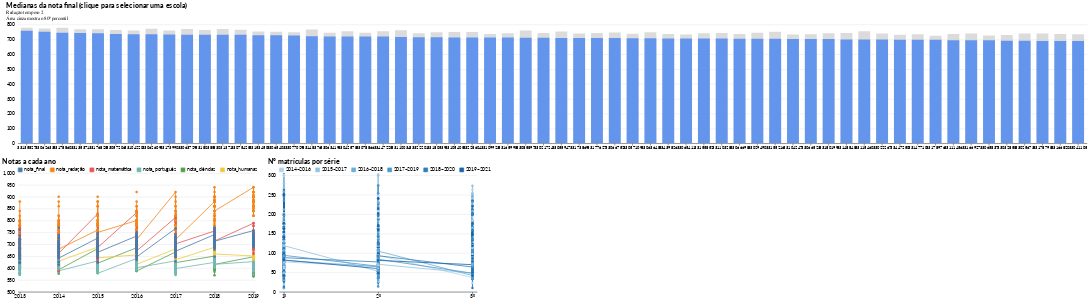

The code cell stored with this chart in its notebook:
### Code cell
brush = alt.selection_single(fields=['id_escola'],)


base = alt.Chart(df_enem2, title=alt.TitleParams("Medianas da nota final (clique para selecionar uma escola)", subtitle=["Redação tem peso 2", "Área cinza mostra o 80º percentil"]))

median = (base.mark_bar(size=30, color='cornflowerblue')
          .encode(x=alt.X("id_escola:N", sort=alt.SortField("rank"), axis=alt.Axis(labelFontSize=10)), 
                  y=alt.Y("nota_final:Q", axis=alt.Axis(title=None)), 
                  tooltip=['nota_final', 'nota_final_perc80', 'rank', 'id_escola'],
                  opacity=alt.condition(brush, alt.value(1), alt.value(.6)))
 
).add_selection(brush)

perc80 = (base.mark_bar(size=30,  color='lightgray', opacity=.8)
          .encode(x=alt.X("id_escola:N", sort=alt.SortField("rank")), 
                  y="nota_final_perc80:Q")
 
)
#alt.data_transformers.enable(max_rows=None)

materias = (alt.Chart(df_notas_melt)
           .mark_line(point=True)
           .encode(
                x=alt.X("Ano:O", scale=alt.Scale(padding=0.05)),
                y=alt.Y("Nota", scale=alt.Scale(domain=[500, 1000]), axis=alt.Axis(title=None)),
                color=alt.Color("Matéria",legend=alt.Legend(orient='top'), scale=alt.Scale(scheme="tableau10"), 
                                sort=['nota_final', 'nota_redação', 'nota_matemática', 'nota_português', 'nota_ciências','nota_humanas']),
                tooltip=["Matéria", "Nota","Ano"]
                )
            #.transform_filter(alt.FieldEqualPredicate(field="id_escola", equal=CO_SAO_BENTO))
            .transform_filter(brush)
            .properties(
                width=600, title="Notas a cada ano"
            )
           )

nalunos = (alt.Chart(df_medio_alunos2)
           .mark_line(point=True)
           .encode(
              x=alt.X("Série:O", scale=alt.Scale(domain=['1º', '2º', '3º'], padding=0.05)),
              y=alt.Y("num_matriculas:Q", axis=alt.Axis(title=None), scale=alt.Scale(domain=[0,306])),
              color=alt.Color("Período:O", scale=alt.Scale(scheme='blues'), legend=alt.Legend(orient='top')), 
              tooltip=('Período', "Série", "num_matriculas")
            ).transform_filter(brush)
         ).properties(width=500, title="Nº matrículas por série")

alt.vconcat( 
    (perc80 + median).properties(width=alt.Step(45)).interactive(),
    (materias.interactive() | nalunos.interactive()).resolve_scale(color='independent')
).configure_point(size=40)

### Figure 1 — Vega-Lite specification as saved in the notebook (floating-point values rounded to 4 significant figures; data arrays with more than 128 entries replaced by an {"elided": "..."} marker saying what was removed)
{"width": 685, "height": 380, "config": {"title": {"anchor": "start", "fontSize": 18, "font": "Lato", "fontColor": "#000000"}, "axisX": {"domain": true, "domainColor": "#000000", "domainWidth": 1, "grid": false, "labelFontSize": 12, "labelFont": "Lato", "labelAngle": 0, "tickColor": "#000000", "tickSize": 5, "titleFontSize": 12, "titlePadding": 10, "titleFont": "Lato", "title": ""}, "axisY": {"domain": false, "grid": true, "gridColor": "#DEDDDD", "gridWidth": 1, "labelFontSize": 12, "labelFont": "Lato", "labelPadding": 8, "ticks": false, "titleFontSize": 12, "titlePadding": 10, "titleFont": "Lato", "titleAngle": 0, "titleY": -10, "titleX": 18}, "background": "#FFFFFF", "legend": {"labelFontSize": 12, "labelFont": "Lato", "symbolSize": 100, "symbolType": "square", "titleFontSize": 12, "titlePadding": 10, "titleFont": "Lato", "title": "", "orient": "top-left", "offset": 0}, "view": {"stroke": "transparent"}, "range": {"category": ["#1696d2", "#d2d2d2", "#000000", "#fdbf11", "#ec008b", "#55b748", "#5c5859", "#db2b27"], "diverging": ["#cfe8f3", "#a2d4ec", "#73bfe2", "#46abdb", "#1696d2", "#12719e"]}, "area": {"fill": "#1696d2"}, "line": {"color": "#1696d2", "stroke": "#1696d2", "strokewidth": 5}, "trail": {"color": "#1696d2", "stroke": "#1696d2", "strokeWidth": 0, "size": 1}, "path": {"stroke": "#1696d2", "strokeWidth": 0.5}, "point": {"filled": true, "size": 40}, "text": {"font": "Lato", "color": "#1696d2", "fontSize": 11, "align": "right", "fontWeight": 400, "size": 11}, "bar": {"size": 40, "binSpacing": 1, "continuousBandSize": 30, "discreteBandSize": 30, "fill": "#1696d2", "stroke": false}}, "vconcat": [{"layer": [{"mark": {"type": "bar", "color": "lightgray", "opacity": 0.8, "size": 30}, "encoding": {"x": {"type": "nominal", "field": "id_escola", "sort": {"field": "rank"}}, "y": {"type": "quantitative", "field": "nota_final_perc80"}}, "selection": {"selector050": {"type": "interval", "bind": "scales", "encodings": ["x", "y"]}}, "title": {"text": "Medianas da nota final (clique para selecionar uma escola)", "subtitle": ["Redação tem peso 2", "Área cinza mostra o 80º percentil"]}}, {"mark": {"type": "bar", "color": "cornflowerblue", "size": 30}, "encoding": {"opacity": {"condition": {"value": 1, "selection": "selector049"}, "value": 0.6}, "tooltip": [{"type": "quantitative", "field": "nota_final"}, {"type": "quantitative", "field": "nota_final_perc80"}, {"type": "quantitative", "field": "rank"}, {"type": "quantitative", "field": "id_escola"}], "x": {"type": "nominal", "axis": {"labelFontSize": 10}, "field": "id_escola", "sort": {"field": "rank"}}, "y": {"type": "quantitative", "axis": {"title": null}, "field": "nota_final"}}, "selection": {"selector049": {"type": "single", "fields": ["id_escola"]}}, "title": {"text": "Medianas da nota final (clique para selecionar uma escola)", "subtitle": ["Redação tem peso 2", "Área cinza mostra o 80º percentil"]}}], "data": {"name": "data-299207c65feaeac77574ab4ce22bcbcc"}, "width": {"step": 45}}, {"hconcat": [{"data": {"name": "data-c0bd4eb0395281fdaeba8fe6fb741ae1"}, "mark": {"type": "line", "point": true}, "encoding": {"color": {"type": "nominal", "field": "Matéria", "legend": {"orient": "top"}, "scale": {"scheme": "tableau10"}, "sort": ["nota_final", "nota_redação", "nota_matemática", "nota_português", "nota_ciências", "nota_humanas"]}, "tooltip": [{"type": "nominal", "field": "Matéria"}, {"type": "quantitative", "field": "Nota"}, {"type": "quantitative", "field": "Ano"}], "x": {"type": "ordinal", "field": "Ano", "scale": {"padding": 0.05}}, "y": {"type": "quantitative", "axis": {"title": null}, "field": "Nota", "scale": {"domain": [500, 1000]}}}, "selection": {"selector051": {"type": "interval", "bind": "scales", "encodings": ["x", "y"]}}, "title": "Notas a cada ano", "transform": [{"filter": {"selection": "selector049"}}], "width": 600}, {"data": {"name": "data-ce52feff35fccfe09a545d5fba2e9a19"}, "mark": {"type": "line", "point": true}, "encoding": {"color": {"type": "ordinal", "field": "Período", "legend": {"orient": "top"}, "scale": {"scheme": "blues"}}, "tooltip": [{"type": "nominal", "field": "Período"}, {"type": "nominal", "field": "Série"}, {"type": "quantitative", "field": "num_matriculas"}], "x": {"type": "ordinal", "field": "Série", "scale": {"domain": ["1º", "2º", "3º"], "padding": 0.05}}, "y": {"type": "quantitative", "axis": {"title": null}, "field": "num_matriculas", "scale": {"domain": [0, 306]}}}, "selection": {"selector052": {"type": "interval", "bind": "scales", "encodings": ["x", "y"]}}, "title": "Nº matrículas por série", "transform": [{"filter": {"selection": "selector049"}}], "width": 500}], "resolve": {"scale": {"color": "independent"}}}], "$schema": "https://vega.github.io/schema/vega-lite/v4.8.1.json", "datasets": {"data-299207c65feaeac77574ab4ce22bcbcc": [{"id_escola": 33135827, "Ano": 2019, "nota_ciências": 647.5, "nota_humanas": 651.0, "nota_português": 627.0, "nota_matemática": 789.0, "nota_redação": 940.0, "nota_final": 758.0, "num_alunos": 31.0, "nota_ciências_perc80": 676.0, "nota_humanas_perc80": 685.5, "nota_português_perc80": 641.5, "nota_matemática_perc80": 823.0, "nota_redação_perc80": 960.0, "nota_final_perc80": 778.0, "rank": 1}, {"id_escola": 33062633, "Ano": 2019, "nota_ciências": 636.5, "nota_humanas": 672.0, "nota_português": 626.0, "nota_matemática": 789.5, "nota_redação": 900.0, "nota_final": 751.0, "num_alunos": 45.0, "nota_ciências_perc80": 662.5, "nota_humanas_perc80": 714.0, "nota_português_perc80": 641.5, "nota_matemática_perc80": 853.0, "nota_redação_perc80": 940.0, "nota_final_perc80": 773.5, "rank": 2}, {"id_escola": 33178860, "Ano": 2019, "nota_ciências": 610.0, "nota_humanas": 662.5, "nota_português": 626.0, "nota_matemática": 779.0, "nota_redação": 910.0, "nota_final": 745.5, "num_alunos": 60.0, "nota_ciências_perc80": 652.5, "nota_humanas_perc80": 683.5, "nota_português_perc80": 648.0, "nota_matemática_perc80": 848.0, "nota_redação_perc80": 940.0, "nota_final_perc80": 779.0, "rank": 3}, {"id_escola": 33135371, "Ano": 2019, "nota_ciências": 613.0, "nota_humanas": 647.0, "nota_português": 620.5, "nota_matemática": 744.0, "nota_redação": 940.0, "nota_final": 743.0, "num_alunos": 99.0, "nota_ciências_perc80": 649.5, "nota_humanas_perc80": 681.0, "nota_português_perc80": 641.0, "nota_matemática_perc80": 825.0, "nota_redação_perc80": 960.0, "nota_final_perc80": 769.0, "rank": 4}, {"id_escola": 33176825, "Ano": 2019, "nota_ciências": 605.5, "nota_humanas": 649.0, "nota_português": 620.5, "nota_matemática": 759.0, "nota_redação": 920.0, "nota_final": 742.0, "num_alunos": 146.0, "nota_ciências_perc80": 643.0, "nota_humanas_perc80": 682.0, "nota_português_perc80": 644.5, "nota_matemática_perc80": 815.5, "nota_redação_perc80": 960.0, "nota_final_perc80": 769.0, "rank": 5}, {"id_escola": 33057206, "Ano": 2019, "nota_ciências": 587.0, "nota_humanas": 640.5, "nota_português": 614.5, "nota_matemática": 736.0, "nota_redação": 920.0, "nota_final": 736.0, "num_alunos": 81.0, "nota_ciências_perc80": 630.0, "nota_humanas_perc80": 677.5, "nota_português_perc80": 639.5, "nota_matemática_perc80": 802.5, "nota_redação_perc80": 960.0, "nota_final_perc80": 764.0, "rank": 6}, {"id_escola": 33104220, "Ano": 2019, "nota_ciências": 607.5, "nota_humanas": 635.0, "nota_português": 599.0, "nota_matemática": 742.5, "nota_redação": 920.0, "nota_final": 735.0, "num_alunos": 55.0, "nota_ciências_perc80": 640.0, "nota_humanas_perc80": 675.0, "nota_português_perc80": 640.5, "nota_matemática_perc80": 781.5, "nota_redação_perc80": 940.0, "nota_final_perc80": 760.0, "rank": 7}, {"id_escola": 33062609, "Ano": 2019, "nota_ciências": 611.5, "nota_humanas": 649.5, "nota_português": 612.5, "nota_matemática": 777.5, "nota_redação": 880.0, "nota_final": 734.5, "num_alunos": 80.0, "nota_ciências_perc80": 649.5, "nota_humanas_perc80": 682.0, "nota_português_perc80": 632.0, "nota_matemática_perc80": 831.0, "nota_redação_perc80": 920.0, "nota_final_perc80": 771.0, "rank": 8}, {"id_escola": 33173990, "Ano": 2019, "nota_ciências": 603.0, "nota_humanas": 636.5, "nota_português": 614.0, "nota_matemática": 739.5, "nota_redação": 900.0, "nota_final": 732.5, "num_alunos": 52.0, "nota_ciências_perc80": 631.0, "nota_humanas_perc80": 671.0, "nota_português_perc80": 638.0, "nota_matemática_perc80": 812.5, "nota_redação_perc80": 940.0, "nota_final_perc80": 760.0, "rank": 9}, {"id_escola": 33063729, "Ano": 2019, "nota_ciências": 609.5, "nota_humanas": 642.5, "nota_português": 611.0, "nota_matemática": 753.0, "nota_redação": 900.0, "nota_final": 732.0, "num_alunos": 148.0, "nota_ciências_perc80": 647.5, "nota_humanas_perc80": 678.0, "nota_português_perc80": 633.0, "nota_matemática_perc80": 822.0, "nota_redação_perc80": 940.0, "nota_final_perc80": 770.5, "rank": 10}, {"id_escola": 33180385, "Ano": 2019, "nota_ciências": 593.0, "nota_humanas": 629.5, "nota_português": 608.0, "nota_matemática": 723.0, "nota_redação": 920.0, "nota_final": 731.0, "num_alunos": 133.0, "nota_ciências_perc80": 633.5, "nota_humanas_perc80": 672.5, "nota_português_perc80": 636.0, "nota_matemática_perc80": 794.5, "nota_redação_perc80": 960.0, "nota_final_perc80": 763.0, "rank": 11}, {"id_escola": 33031371, "Ano": 2019, "nota_ciências": 604.5, "nota_humanas": 630.5, "nota_português": 602.5, "nota_matemática": 736.0, "nota_redação": 920.0, "nota_final": 731.0, "num_alunos": 34.0, "nota_ciências_perc80": 661.0, "nota_humanas_perc80": 682.5, "nota_português_perc80": 642.0, "nota_matemática_perc80": 791.0, "nota_redação_perc80": 940.0, "nota_final_perc80": 770.0, "rank": 11}, {"id_escola": 33075425, "Ano": 2019, "nota_ciências": 591.0, "nota_humanas": 630.5, "nota_português": 621.0, "nota_matemática": 741.5, "nota_redação": 900.0, "nota_final": 730.5, "num_alunos": 44.0, "nota_ciências_perc80": 625.5, "nota_humanas_perc80": 672.0, "nota_português_perc80": 637.0, "nota_matemática_perc80": 797.0, "nota_redação_perc80": 940.0, "nota_final_perc80": 765.0, "rank": 13}, {"id_escola": 33153450, "Ano": 2019, "nota_ciências": 587.5, "nota_humanas": 635.5, "nota_português": 609.0, "nota_matemática": 727.0, "nota_redação": 920.0, "nota_final": 728.0, "num_alunos": 64.0, "nota_ciências_perc80": 633.0, "nota_humanas_perc80": 673.0, "nota_português_perc80": 632.0, "nota_matemática_perc80": 791.0, "nota_redação_perc80": 948.0, "nota_final_perc80": 754.0, "rank": 14}, {"id_escola": 33065403, "Ano": 2019, "nota_ciências": 603.0, "nota_humanas": 656.5, "nota_português": 623.5, "nota_matemática": 746.5, "nota_redação": 870.0, "nota_final": 727.5, "num_alunos": 98.0, "nota_ciências_perc80": 644.0, "nota_humanas_perc80": 676.0, "nota_português_perc80": 639.5, "nota_matemática_perc80": 799.0, "nota_redação_perc80": 920.0, "nota_final_perc80": 751.0, "rank": 15}, {"id_escola": 33077029, "Ano": 2019, "nota_ciências": 583.0, "nota_humanas": 619.0, "nota_português": 598.5, "nota_matemática": 712.0, "nota_redação": 920.0, "nota_final": 726.5, "num_alunos": 56.0, "nota_ciências_perc80": 620.5, "nota_humanas_perc80": 659.0, "nota_português_perc80": 631.0, "nota_matemática_perc80": 776.5, "nota_redação_perc80": 960.0, "nota_final_perc80": 749.0, "rank": 16}, {"id_escola": 33148376, "Ano": 2019, "nota_ciências": 602.5, "nota_humanas": 627.0, "nota_português": 603.5, "nota_matemática": 739.0, "nota_redação": 890.0, "nota_final": 720.5, "num_alunos": 80.0, "nota_ciências_perc80": 637.5, "nota_humanas_perc80": 665.0, "nota_português_perc80": 627.0, "nota_matemática_perc80": 812.5, "nota_redação_perc80": 944.0, "nota_final_perc80": 766.0, "rank": 17}, {"id_escola": 33063419, "Ano": 2019, "nota_ciências": 596.5, "nota_humanas": 635.5, "nota_português": 612.5, "nota_matemática": 718.5, "nota_redação": 860.0, "nota_final": 720.0, "num_alunos": 73.0, "nota_ciências_perc80": 634.0, "nota_humanas_perc80": 665.0, "nota_português_perc80": 633.5, "nota_matemática_perc80": 780.5, "nota_redação_perc80": 920.0, "nota_final_perc80": 744.0, "rank": 18}, {"id_escola": 33042578, "Ano": 2019, "nota_ciências": 589.5, "nota_humanas": 639.5, "nota_português": 609.5, "nota_matemática": 731.0, "nota_redação": 860.0, "nota_final": 720.0, "num_alunos": 40.0, "nota_ciências_perc80": 630.0, "nota_humanas_perc80": 677.5, "nota_português_perc80": 631.0, "nota_matemática_perc80": 792.0, "nota_redação_perc80": 940.0, "nota_final_perc80": 754.5, "rank": 18}, {"id_escola": 33078866, "Ano": 2019, "nota_ciências": 590.0, "nota_humanas": 613.5, "nota_português": 604.0, "nota_matemática": 712.5, "nota_redação": 900.0, "nota_final": 719.0, "num_alunos": 54.0, "nota_ciências_perc80": 620.5, "nota_humanas_perc80": 656.0, "nota_português_perc80": 624.5, "nota_matemática_perc80": 783.0, "nota_redação_perc80": 940.0, "nota_final_perc80": 744.0, "rank": 20}, {"id_escola": 33447225, "Ano": 2019, "nota_ciências": 582.5, "nota_humanas": 625.5, "nota_português": 606.0, "nota_matemática": 720.5, "nota_redação": 900.0, "nota_final": 719.0, "num_alunos": 111.0, "nota_ciências_perc80": 610.5, "nota_humanas_perc80": 653.5, "nota_português_perc80": 634.0, "nota_matemática_perc80": 799.5, "nota_redação_perc80": 940.0, "nota_final_perc80": 755.0, "rank": 20}, {"id_escola": 33110034, "Ano": 2019, "nota_ciências": 599.0, "nota_humanas": 649.0, "nota_português": 620.0, "nota_matemática": 732.0, "nota_redação": 880.0, "nota_final": 716.0, "num_alunos": 47.0, "nota_ciências_perc80": 631.5, "nota_humanas_perc80": 697.0, "nota_português_perc80": 639.5, "nota_matemática_perc80": 780.5, "nota_redação_perc80": 940.0, "nota_final_perc80": 761.0, "rank": 22}, {"id_escola": 33322201, "Ano": 2019, "nota_ciências": 585.0, "nota_humanas": 629.5, "nota_português": 611.5, "nota_matemática": 681.0, "nota_redação": 900.0, "nota_final": 715.0, "num_alunos": 154.0, "nota_ciências_perc80": 616.5, "nota_humanas_perc80": 657.0, "nota_português_perc80": 635.0, "nota_matemática_perc80": 745.5, "nota_redação_perc80": 940.0, "nota_final_perc80": 742.0, "rank": 23}, {"id_escola": 33180539, "Ano": 2019, "nota_ciências": 588.5, "nota_humanas": 626.5, "nota_português": 600.5, "nota_matemática": 697.0, "nota_redação": 900.0, "nota_final": 714.5, "num_alunos": 72.0, "nota_ciências_perc80": 622.0, "nota_humanas_perc80": 674.0, "nota_português_perc80": 628.0, "nota_matemática_perc80": 764.0, "nota_redação_perc80": 940.0, "nota_final_perc80": 748.0, "rank": 24}, {"id_escola": 33105405, "Ano": 2019, "nota_ciências": 593.0, "nota_humanas": 626.0, "nota_português": 604.0, "nota_matemática": 704.5, "nota_redação": 860.0, "nota_final": 713.5, "num_alunos": 120.0, "nota_ciências_perc80": 627.5, "nota_humanas_perc80": 665.5, "nota_português_perc80": 628.0, "nota_matemática_perc80": 786.5, "nota_redação_perc80": 920.0, "nota_final_perc80": 750.5, "rank": 25}, {"id_escola": 33228604, "Ano": 2019, "nota_ciências": 603.0, "nota_humanas": 620.0, "nota_português": 602.5, "nota_matemática": 730.0, "nota_redação": 860.0, "nota_final": 713.0, "num_alunos": 70.0, "nota_ciências_perc80": 642.5, "nota_humanas_perc80": 654.5, "nota_português_perc80": 643.0, "nota_matemática_perc80": 804.5, "nota_redação_perc80": 920.0, "nota_final_perc80": 750.0, "rank": 26}, {"id_escola": 33109923, "Ano": 2019, "nota_ciências": 594.0, "nota_humanas": 614.0, "nota_português": 600.5, "nota_matemática": 697.5, "nota_redação": 860.0, "nota_final": 712.0, "num_alunos": 35.0, "nota_ciências_perc80": 614.5, "nota_humanas_perc80": 642.5, "nota_português_perc80": 621.5, "nota_matemática_perc80": 765.5, "nota_redação_perc80": 924.0, "nota_final_perc80": 736.5, "rank": 27}, {"id_escola": 33165998, "Ano": 2019, "nota_ciências": 585.5, "nota_humanas": 626.5, "nota_português": 596.5, "nota_matemática": 684.0, "nota_redação": 880.0, "nota_final": 712.0, "num_alunos": 55.0, "nota_ciências_perc80": 626.0, "nota_humanas_perc80": 657.0, "nota_português_perc80": 620.5, "nota_matemática_perc80": 731.5, "nota_redação_perc80": 940.0, "nota_final_perc80": 741.0, "rank": 27}, {"id_escola": 33085897, "Ano": 2019, "nota_ciências": 594.5, "nota_humanas": 633.0, "nota_português": 606.0, "nota_matemática": 721.0, "nota_redação": 880.0, "nota_final": 711.5, "num_alunos": 36.0, "nota_ciências_perc80": 640.0, "nota_humanas_perc80": 660.5, "nota_português_perc80": 633.5, "nota_matemática_perc80": 770.5, "nota_redação_perc80": 940.0, "nota_final_perc80": 760.0, "rank": 29}, {"id_escola": 33021724, "Ano": 2019, "nota_ciências": 576.0, "nota_humanas": 615.0, "nota_português": 593.5, "nota_matemática": 681.5, "nota_redação": 900.0, "nota_final": 710.5, "num_alunos": 48.0, "nota_ciências_perc80": 613.5, "nota_humanas_perc80": 636.0, "nota_português_perc80": 617.0, "nota_matemática_perc80": 749.0, "nota_redação_perc80": 940.0, "nota_final_perc80": 742.5, "rank": 30}, {"id_escola": 33055947, "Ano": 2019, "nota_ciências": 593.5, "nota_humanas": 622.0, "nota_português": 603.5, "nota_matemática": 688.0, "nota_redação": 900.0, "nota_final": 710.0, "num_alunos": 62.0, "nota_ciências_perc80": 617.0, "nota_humanas_perc80": 667.5, "nota_português_perc80": 620.0, "nota_matemática_perc80": 754.5, "nota_redação_perc80": 940.0, "nota_final_perc80": 753.5, "rank": 31}, {"id_escola": 33173869, "Ano": 2019, "nota_ciências": 588.0, "nota_humanas": 602.5, "nota_português": 598.0, "nota_matemática": 695.5, "nota_redação": 880.0, "nota_final": 710.0, "num_alunos": 54.0, "nota_ciências_perc80": 619.0, "nota_humanas_perc80": 650.5, "nota_português_perc80": 616.5, "nota_matemática_perc80": 777.5, "nota_redação_perc80": 940.0, "nota_final_perc80": 739.5, "rank": 31}, {"id_escola": 33177627, "Ano": 2019, "nota_ciências": 570.0, "nota_humanas": 621.0, "nota_português": 595.0, "nota_matemática": 677.5, "nota_redação": 900.0, "nota_final": 709.5, "num_alunos": 40.0, "nota_ciências_perc80": 611.5, "nota_humanas_perc80": 654.5, "nota_português_perc80": 621.5, "nota_matemática_perc80": 744.0, "nota_redação_perc80": 940.0, "nota_final_perc80": 743.5, "rank": 33}, {"id_escola": 33066752, "Ano": 2019, "nota_ciências": 598.5, "nota_humanas": 631.0, "nota_português": 602.5, "nota_matemática": 694.5, "nota_redação": 880.0, "nota_final": 709.0, "num_alunos": 55.0, "nota_ciências_perc80": 620.5, "nota_humanas_perc80": 675.5, "nota_português_perc80": 634.0, "nota_matemática_perc80": 770.5, "nota_redação_perc80": 940.0, "nota_final_perc80": 747.0, "rank": 34}, {"id_escola": 33057109, "Ano": 2019, "nota_ciências": 575.5, "nota_humanas": 619.0, "nota_português": 597.0, "nota_matemática": 707.5, "nota_redação": 880.0, "nota_final": 708.0, "num_alunos": 109.0, "nota_ciências_perc80": 624.5, "nota_humanas_perc80": 658.5, "nota_português_perc80": 627.0, "nota_matemática_perc80": 774.0, "nota_redação_perc80": 940.0, "nota_final_perc80": 738.5, "rank": 35}, {"id_escola": 33063648, "Ano": 2019, "nota_ciências": 589.0, "nota_humanas": 637.0, "nota_português": 620.5, "nota_matemática": 732.0, "nota_redação": 860.0, "nota_final": 707.0, "num_alunos": 59.0, "nota_ciências_perc80": 621.0, "nota_humanas_perc80": 667.0, "nota_português_perc80": 640.5, "nota_matemática_perc80": 776.5, "nota_redação_perc80": 908.0, "nota_final_perc80": 748.5, "rank": 36}, {"id_escola": 33439826, "Ano": 2019, "nota_ciências": 579.5, "nota_humanas": 610.5, "nota_português": 602.0, "nota_matemática": 707.5, "nota_redação": 880.0, "nota_final": 706.5, "num_alunos": 40.0, "nota_ciências_perc80": 611.0, "nota_humanas_perc80": 655.0, "nota_português_perc80": 622.0, "nota_matemática_perc80": 748.0, "nota_redação_perc80": 924.0, "nota_final_perc80": 737.0, "rank": 37}, {"id_escola": 33065411, "Ano": 2019, "nota_ciências": 580.0, "nota_humanas": 624.5, "nota_português": 608.0, "nota_matemática": 713.0, "nota_redação": 880.0, "nota_final": 706.0, "num_alunos": 33.0, "nota_ciências_perc80": 611.5, "nota_humanas_perc80": 652.0, "nota_português_perc80": 626.0, "nota_matemática_perc80": 786.0, "nota_redação_perc80": 900.0, "nota_final_perc80": 732.5, "rank": 38}, {"id_escola": 33155852, "Ano": 2019, "nota_ciências": 576.5, "nota_humanas": 610.5, "nota_português": 588.5, "nota_matemática": 704.5, "nota_redação": 880.0, "nota_final": 706.0, "num_alunos": 57.0, "nota_ciências_perc80": 600.0, "nota_humanas_perc80": 639.0, "nota_português_perc80": 614.5, "nota_matemática_perc80": 778.0, "nota_redação_perc80": 940.0, "nota_final_perc80": 741.5, "rank": 38}, {"id_escola": 33110328, "Ano": 2019, "nota_ciências": 584.0, "nota_humanas": 620.0, "nota_português": 607.5, "nota_matemática": 698.5, "nota_redação": 860.0, "nota_final": 705.5, "num_alunos": 122.0, "nota_ciências_perc80": 621.5, "nota_humanas_perc80": 664.5, "nota_português_perc80": 627.0, "nota_matemática_perc80": 762.5, "nota_redação_perc80": 920.0, "nota_final_perc80": 743.0, "rank": 40}, {"id_escola": 33066698, "Ano": 2019, "nota_ciências": 589.0, "nota_humanas": 622.0, "nota_português": 600.0, "nota_matemática": 705.5, "nota_redação": 860.0, "nota_final": 705.0, "num_alunos": 36.0, "nota_ciências_perc80": 624.5, "nota_humanas_perc80": 662.5, "nota_português_perc80": 634.0, "nota_matemática_perc80": 781.0, "nota_redação_perc80": 900.0, "nota_final_perc80": 737.0, "rank": 41}, {"id_escola": 33029490, "Ano": 2019, "nota_ciências": 578.0, "nota_humanas": 597.5, "nota_português": 572.5, "nota_matemática": 717.5, "nota_redação": 880.0, "nota_final": 705.0, "num_alunos": 49.0, "nota_ciências_perc80": 623.0, "nota_humanas_perc80": 635.5, "nota_português_perc80": 612.0, "nota_matemática_perc80": 754.0, "nota_redação_perc80": 940.0, "nota_final_perc80": 745.0, "rank": 41}, {"id_escola": 33155216, "Ano": 2019, "nota_ciências": 588.5, "nota_humanas": 629.0, "nota_português": 606.5, "nota_matemática": 713.0, "nota_redação": 820.0, "nota_final": 704.0, "num_alunos": 117.0, "nota_ciências_perc80": 634.0, "nota_humanas_perc80": 677.0, "nota_português_perc80": 635.5, "nota_matemática_perc80": 771.0, "nota_redação_perc80": 920.0, "nota_final_perc80": 751.0, "rank": 43}, {"id_escola": 33104247, "Ano": 2019, "nota_ciências": 580.0, "nota_humanas": 610.5, "nota_português": 589.5, "nota_matemática": 692.5, "nota_redação": 880.0, "nota_final": 703.0, "num_alunos": 55.0, "nota_ciências_perc80": 610.0, "nota_humanas_perc80": 645.0, "nota_português_perc80": 615.0, "nota_matemática_perc80": 782.5, "nota_redação_perc80": 920.0, "nota_final_perc80": 733.0, "rank": 44}, {"id_escola": 33066523, "Ano": 2019, "nota_ciências": 595.0, "nota_humanas": 636.0, "nota_português": 611.0, "nota_matemática": 702.5, "nota_redação": 850.0, "nota_final": 702.5, "num_alunos": 46.0, "nota_ciências_perc80": 622.5, "nota_humanas_perc80": 674.0, "nota_português_perc80": 631.0, "nota_matemática_perc80": 753.0, "nota_redação_perc80": 900.0, "nota_final_perc80": 735.0, "rank": 45}, {"id_escola": 33180199, "Ano": 2019, "nota_ciências": 576.0, "nota_humanas": 621.5, "nota_português": 598.5, "nota_matemática": 694.5, "nota_redação": 880.0, "nota_final": 702.0, "num_alunos": 38.0, "nota_ciências_perc80": 604.0, "nota_humanas_perc80": 655.0, "nota_português_perc80": 627.0, "nota_matemática_perc80": 758.5, "nota_redação_perc80": 940.0, "nota_final_perc80": 742.0, "rank": 46}, {"id_escola": 33148848, "Ano": 2019, "nota_ciências": 581.0, "nota_humanas": 635.5, "nota_português": 607.0, "nota_matemática": 693.0, "nota_redação": 860.0, "nota_final": 700.0, "num_alunos": 48.0, "nota_ciências_perc80": 611.0, "nota_humanas_perc80": 657.5, "nota_português_perc80": 636.0, "nota_matemática_perc80": 769.0, "nota_redação_perc80": 920.0, "nota_final_perc80": 743.0, "rank": 47}, {"id_escola": 33115460, "Ano": 2019, "nota_ciências": 595.0, "nota_humanas": 608.5, "nota_português": 595.5, "nota_matemática": 713.5, "nota_redação": 840.0, "nota_final": 700.0, "num_alunos": 33.0, "nota_ciências_perc80": 618.0, "nota_humanas_perc80": 653.5, "nota_português_perc80": 638.0, "nota_matemática_perc80": 747.5, "nota_redação_perc80": 924.0, "nota_final_perc80": 755.5, "rank": 47}, {"id_escola": 33022267, "Ano": 2019, "nota_ciências": 580.5, "nota_humanas": 608.0, "nota_português": 601.0, "nota_matemática": 696.0, "nota_redação": 840.0, "nota_final": 698.5, "num_alunos": 56.0, "nota_ciências_perc80": 610.5, "nota_humanas_perc80": 640.5, "nota_português_perc80": 626.0, "nota_matemática_perc80": 755.5, "nota_redação_perc80": 940.0, "nota_final_perc80": 740.0, "rank": 49}, {"id_escola": 33447250, "Ano": 2019, "nota_ciências": 584.5, "nota_humanas": 607.5, "nota_português": 591.0, "nota_matemática": 713.5, "nota_redação": 840.0, "nota_final": 698.0, "num_alunos": 59.0, "nota_ciências_perc80": 619.0, "nota_humanas_perc80": 637.0, "nota_português_perc80": 619.0, "nota_matemática_perc80": 767.0, "nota_redação_perc80": 908.0, "nota_final_perc80": 731.0, "rank": 50}, {"id_escola": 33147710, "Ano": 2019, "nota_ciências": 584.5, "nota_humanas": 621.5, "nota_português": 600.5, "nota_matemática": 699.0, "nota_redação": 850.0, "nota_final": 698.0, "num_alunos": 168.0, "nota_ciências_perc80": 613.5, "nota_humanas_perc80": 653.0, "nota_português_perc80": 622.5, "nota_matemática_perc80": 756.5, "nota_redação_perc80": 920.0, "nota_final_perc80": 735.0, "rank": 50}, {"id_escola": 33178976, "Ano": 2019, "nota_ciências": 567.5, "nota_humanas": 601.0, "nota_português": 590.0, "nota_matemática": 676.5, "nota_redação": 880.0, "nota_final": 697.0, "num_alunos": 37.0, "nota_ciências_perc80": 608.0, "nota_humanas_perc80": 645.5, "nota_português_perc80": 616.0, "nota_matemática_perc80": 747.5, "nota_redação_perc80": 920.0, "nota_final_perc80": 724.5, "rank": 52}, {"id_escola": 33111456, "Ano": 2019, "nota_ciências": 569.5, "nota_humanas": 617.0, "nota_português": 588.0, "nota_matemática": 688.0, "nota_redação": 880.0, "nota_final": 695.0, "num_alunos": 31.0, "nota_ciências_perc80": 595.5, "nota_humanas_perc80": 638.0, "nota_português_perc80": 612.5, "nota_matemática_perc80": 744.0, "nota_redação_perc80": 920.0, "nota_final_perc80": 737.0, "rank": 53}, {"id_escola": 33166927, "Ano": 2019, "nota_ciências": 585.5, "nota_humanas": 607.5, "nota_português": 585.0, "nota_matemática": 690.5, "nota_redação": 860.0, "nota_final": 694.0, "num_alunos": 37.0, "nota_ciências_perc80": 624.0, "nota_humanas_perc80": 659.5, "nota_português_perc80": 618.0, "nota_matemática_perc80": 740.5, "nota_redação_perc80": 920.0, "nota_final_perc80": 740.5, "rank": 54}, {"id_escola": 33065837, "Ano": 2019, "nota_ciências": 578.5, "nota_humanas": 626.0, "nota_português": 602.0, "nota_matemática": 719.0, "nota_redação": 820.0, "nota_final": 693.5, "num_alunos": 90.0, "nota_ciências_perc80": 617.0, "nota_humanas_perc80": 666.5, "nota_português_perc80": 630.0, "nota_matemática_perc80": 795.0, "nota_redação_perc80": 900.0, "nota_final_perc80": 726.0, "rank": 55}, {"id_escola": 33032858, "Ano": 2019, "nota_ciências": 582.0, "nota_humanas": 593.0, "nota_português": 589.5, "nota_matemática": 659.0, "nota_redação": 880.0, "nota_final": 691.5, "num_alunos": 34.0, "nota_ciências_perc80": 611.5, "nota_humanas_perc80": 622.0, "nota_português_perc80": 610.5, "nota_matemática_perc80": 721.5, "nota_redação_perc80": 920.0, "nota_final_perc80": 729.5, "rank": 56}, {"id_escola": 33025673, "Ano": 2019, "nota_ciências": 579.5, "nota_humanas": 608.5, "nota_português": 598.0, "nota_matemática": 690.5, "nota_redação": 900.0, "nota_final": 691.0, "num_alunos": 49.0, "nota_ciências_perc80": 623.0, "nota_humanas_perc80": 657.0, "nota_português_perc80": 619.0, "nota_matemática_perc80": 747.0, "nota_redação_perc80": 920.0, "nota_final_perc80": 739.5, "rank": 57}, {"id_escola": 33178798, "Ano": 2019, "nota_ciências": 564.5, "nota_humanas": 608.5, "nota_português": 595.5, "nota_matemática": 687.5, "nota_redação": 820.0, "nota_final": 690.0, "num_alunos": 99.0, "nota_ciências_perc80": 598.0, "nota_humanas_perc80": 654.0, "nota_português_perc80": 625.5, "nota_matemática_perc80": 762.5, "nota_redação_perc80": 940.0, "nota_final_perc80": 739.5, "rank": 58}, {"id_escola": 33166820, "Ano": 2019, "nota_ciências": 585.5, "nota_humanas": 612.5, "nota_português": 595.5, "nota_matemática": 689.0, "nota_redação": 840.0, "nota_final": 690.0, "num_alunos": 140.0, "nota_ciências_perc80": 626.0, "nota_humanas_perc80": 647.5, "nota_português_perc80": 619.5, "nota_matemática_perc80": 786.0, "nota_redação_perc80": 920.0, "nota_final_perc80": 737.0, "rank": 58}, {"id_escola": 33041105, "Ano": 2019, "nota_ciências": 587.0, "nota_humanas": 604.0, "nota_português": 588.5, "nota_matemática": 666.0, "nota_redação": 860.0, "nota_final": 690.0, "num_alunos": 62.0, "nota_ciências_perc80": 628.5, "nota_humanas_perc80": 643.0, "nota_português_perc80": 613.5, "nota_matemática_perc80": 740.5, "nota_redação_perc80": 940.0, "nota_final_perc80": 735.0, "rank": 58}], "data-c0bd4eb0395281fdaeba8fe6fb741ae1": {"elided": "2520 records"}, "data-ce52feff35fccfe09a545d5fba2e9a19": {"elided": "1044 records"}}}
